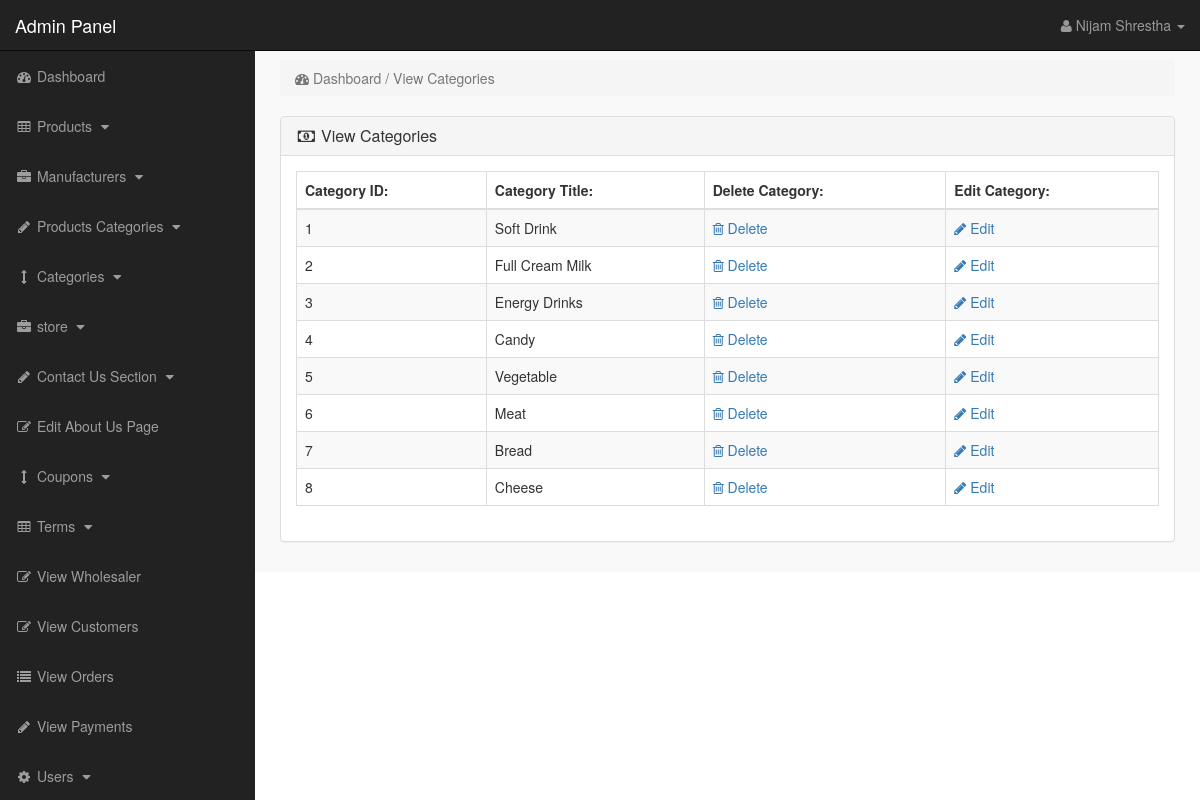
Page /admin_area/index.php?view_cats (signed in) on the committed database.
### tables this page shows
CREATE TABLE `categories` (
  `cat_id` int(10) NOT NULL,
  `cat_title` text NOT NULL,
  `cat_top` text NOT NULL,
  `cat_image` text NOT NULL,
  `p_cat_id` int(11) DEFAULT NULL
);

### admin_area/view_cats.php (the view)
<?php
if(!isset($_SESSION['admin_email'])){
echo "<script>window.open('login.php','_self')</script>";
}
else {
?>
<div class="row" >
<div class="col-lg-12" >
<ol class="breadcrumb" >
<li class="active" >
<i class="fa fa-dashboard" ></i> Dashboard / View Categories
</li>
</ol>
</div>
</div>
<div class="row" >
<div class="col-lg-12" >
<div class="panel panel-default" >
<div class="panel-heading" >
<h3 class="panel-title" >
<i class="fa fa-money fa-fw"></i> View Categories
</h3>
</div>
<div class="panel-body" >
<div class="table-responsive" >
<table class="table table-bordered table-hover table-striped" >
<thead>
<tr>
<th>Category ID:</th>
<th>Category Title:</th>
<th>Delete Category:</th>
<th>Edit Category:</th>
</tr>
</thead>
<tbody>
<?php
$i=0;
$get_cats = "select * from categories";
$run_cats = mysqli_query($con,$get_cats);
while($row_cats = mysqli_fetch_array($run_cats)){
$cat_id = $row_cats['cat_id'];
$cat_title = $row_cats['cat_title'];
$i++;
?>
<tr>
<td><?php echo $i; ?></td>
<td><?php echo $cat_title; ?></td>
<td>
<a href="index.php?delete_cat=<?php echo $cat_id; ?>" >
<i class="fa fa-trash-o" ></i> Delete
</a>
</td>
<td>
<a href="index.php?edit_cat=<?php echo $cat_id; ?>" >
<i class="fa fa-pencil" ></i> Edit
</a>
</td>
</tr>
<?php } ?>
</tbody>
</table>
</div>
</div>
</div>
</div>
</div>
<?php } ?>

### admin_area/includes/sidebar.php (shortened to what this page needs)
<?php
if (!isset($_SESSION['admin_email'])) {
    echo "<script>window.open('login.php','_self')</script>";
} else {
?>
    <nav class="navbar navbar-inverse navbar-fixed-top">
        <div class="navbar-header">
            <a class="navbar-brand" href="index.php?dashboard">Admin Panel</a>
        </div>
        <ul class="nav navbar-right top-nav">
            <li class="dropdown">
                <a href="#" class="dropdown-toggle" data-toggle="dropdown">
                    <i class="fa fa-user"></i>
                    <?php echo $admin_name; ?> <b class="caret"></b>
                </a>
            </li>
        </ul>
        <div class="collapse navbar-collapse navbar-ex1-collapse">
            <ul class="nav navbar-nav side-nav">
                <li>
                    <a href="index.php?dashboard">
                        <i class="fa fa-fw fa-dashboard"></i> Dashboard
                    </a>
                </li>
                <li>
                    <a href="#" data-toggle="collapse" data-target="#products">
                        <i class="fa fa-fw fa-table"></i> Products
                        <i class="fa fa-fw fa-caret-down"></i>
                    </a>
                </li>
                <li>
                    <a href="#" data-toggle="collapse" data-target="#manufacturers">
                        <i class="fa fa-fw fa-briefcase"></i> Manufacturers
                        <i class="fa fa-fw fa-caret-down"></i>
                    </a>
                </li>
                <li>
                    <a href="#" data-toggle="collapse" data-target="#p_cat">
                        <i class="fa fa-fw fa-pencil"></i> Products Categories
                        <i class="fa fa-fw fa-caret-down"></i>
                    </a>
                </li>
                <li>
                    <a href="#" data-toggle="collapse" data-target="#cat">
                        <i class="fa fa-fw fa-arrows-v"></i> Categories
                        <i class="fa fa-fw fa-caret-down"></i>
                    </a>
                </li>
                <li>
                    <a href="#" data-toggle="collapse" data-target="#store">
                        <i class="fa fa-fw fa-briefcase"></i> store
                        <i class="fa fa-fw fa-caret-down"></i>
                    </a>
                </li>
                <li>
                    <a href="#" data-toggle="collapse" data-target="#contact_us">
                        <i class="fa fa-fw fa-pencil"> </i> Contact Us Section
                        <i class="fa fa-fw fa-caret-down"></i>
                    </a>
                </li>
                <li>
                    <a href="index.php?edit_about_us">
                        <i class="fa fa-fw fa-edit"></i> Edit About Us Page
                    </a>
                </li>
                <li>
                    <a href="#" data-toggle="collapse" data-target="#coupons">
                        <i class="fa fa-fw fa-arrows-v"></i> Coupons
                        <i class="fa fa-fw fa-caret-down"></i>
                    </a>
                </li>
                <li>
                    <a href="#" data-toggle="collapse" data-target="#terms">
                        <i class="fa fa-fw fa-table"></i> Terms
                        <i class="fa fa-fw fa-caret-down"></i>
                    </a>
                </li>
                <li>
                    <a href="index.php?view_wholesaler">
                        <i class="fa fa-fw fa-edit"></i> View Wholesaler
                    </a>
                </li>
                <li>
                    <a href="index.php?view_customers">
                        <i class="fa fa-fw fa-edit"></i> View Customers
                    </a>
                </li>
                <li>
                    <a href="index.php?view_orders">
                        <i class="fa fa-fw fa-list"></i> View Orders
                    </a>
                </li>
                <li>
                    <a href="index.php?view_payments">
                        <i class="fa fa-fw fa-pencil"></i> View Payments
                    </a>
                </li>
                <li>
                    <a href="#" data-toggle="collapse" data-target="#users">
                        <i class="fa fa-fw fa-gear"></i> Users
                        <i class="fa fa-fw fa-caret-down"></i>
                    </a>
                </li>
            </ul>
        </div>
    </nav>
<?php } ?>

### admin_area/css/style.css (style rules this page uses)
body { margin-top:100px; }
@media (min-width: 768px) { body { margin-top:50px; } }
.top-nav { padding:0 15px; }
.top-nav>li { display:inline-block; float:left; }
.top-nav>li>a { padding-top:15px; padding-bottom:15px; line-height:20px; color:#999; }
@media (min-width: 768px) { .side-nav { position:fixed; top:51px; width:255px; border-radius:0; overflow-y:auto; background-color: #222; bottom:0; overflow-x:hidden; padding-bottom:40px; } }
@media (min-width: 768px) { .side-nav>li>a { width:255px; } }
.panel-body { border-radius:5px; }

### rows in the picture
categories: cat_title "Soft Drink"
categories: cat_title "Full Cream Milk"
categories: cat_title "Energy Drinks"
categories: cat_title "Candy"
categories: cat_title "Vegetable"
categories: cat_title "Meat"
categories: cat_title "Bread"
categories: cat_title "Cheese"

### other values in the picture
$admin_name "Nijam Shrestha"
